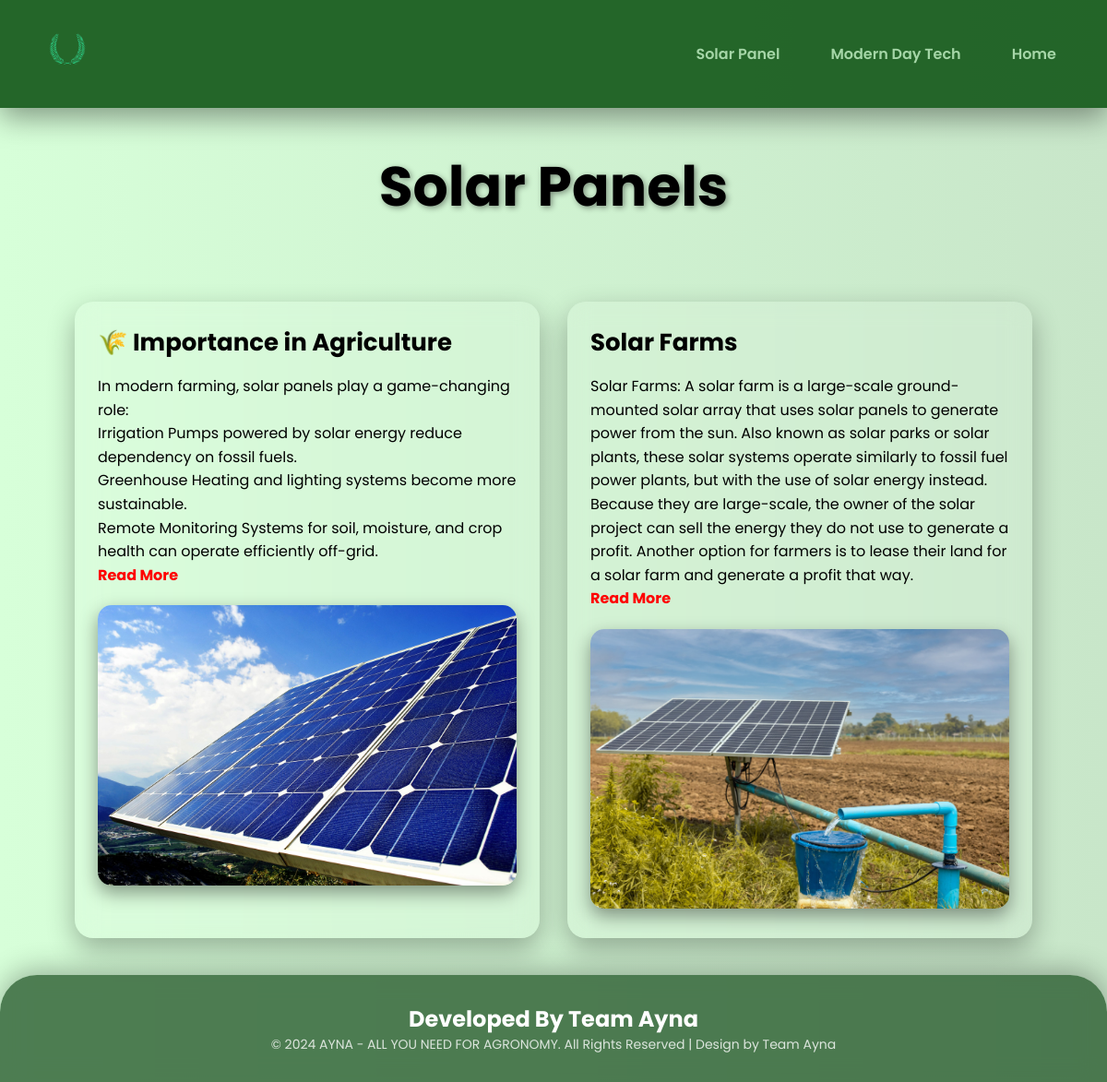
/solarpanel, run on the app's committed database.
### myapp/models.py (models this page shows, shortened)
class SolarPanelContent(models.Model):
    title = models.CharField(max_length=255)
    content = models.TextField()
    image = models.ImageField(upload_to='solar_images/', null=True, blank=True)
    link = models.URLField(blank=True, null=True)

### myapp/views.py (the view)
# urls.py: path('solarpanel', views.solarpanel_view, name='solarpanel'),
def solarpanel_view(request):
    content_list = SolarPanelContent.objects.all()
    return render(request, 'solarpanel.html', {'content_list': content_list})

### myapp/templates/solarpanel.html (shortened to what this page needs)
{% load static %}
<!DOCTYPE html>
<html lang="en" dir="ltr">
<head>
</head>
<body>
  <header>
    <div class="header">
      <a href="{% url 'index' %}">
        <img src="{% static 'AYNA NEW LOGO.png' %}" alt="AYNA Logo">
      </a>
      <div class="header-right">
        <a href="{% url 'solarpanel' %}">Solar Panel</a>
        <a href="{% url 'tech' %}">Modern Day Tech</a>
        <a href="{% url 'index' %}">Home</a>
      </div>
    </div>
  </header>
  <main>
    <h1>Solar Panels</h1>
    <div class="col-container">
      {% for item in content_list %}
        <div class="col">
          <h2>{{ item.title }}</h2>
          <p>{{ item.content|linebreaks }}</p>
          {% if item.link %}
            <p><a href="{{ item.link }}" target="_blank">Read More</a></p>
          {% endif %}
          {% if item.image %}
            <img src="{{ item.image.url }}" alt="{{ item.title }}">
          {% endif %}
        </div>
      {% endfor %}
    </div>
    <footer>
      <h2>Developed By Team Ayna</h2>
      <p>© 2024 AYNA - ALL YOU NEED FOR AGRONOMY. All Rights Reserved | Design by Team Ayna</p>
    </footer>
  </main>
</body>
</html>

### data on the page
SolarPanelContent: title "🌾 Importance in Agriculture", content "In modern farming, solar panels play a game-changing role: Irrigation Pumps powered by solar energy reduce dependency on fossil fuels. Greenhouse Heating and lighting systems become more sustainable. Remote Monitoring Systems for soil, moisture, and crop health can operate efficiently off-grid.", image (picture)
SolarPanelContent: title "Solar Farms", content "Solar Farms: A solar farm is a large-scale ground-mounted solar array that uses solar panels to generate power from the sun. Also known as solar parks or solar plants, these solar systems operate similarly to fossil fuel power plants, but with the use of solar energy instead. Because they are large-scale, the owner of the solar project can sell the energy they do not use to generate a profit. Another option for farmers is to lease their land for a solar farm and generate a profit that way.", image (picture)
